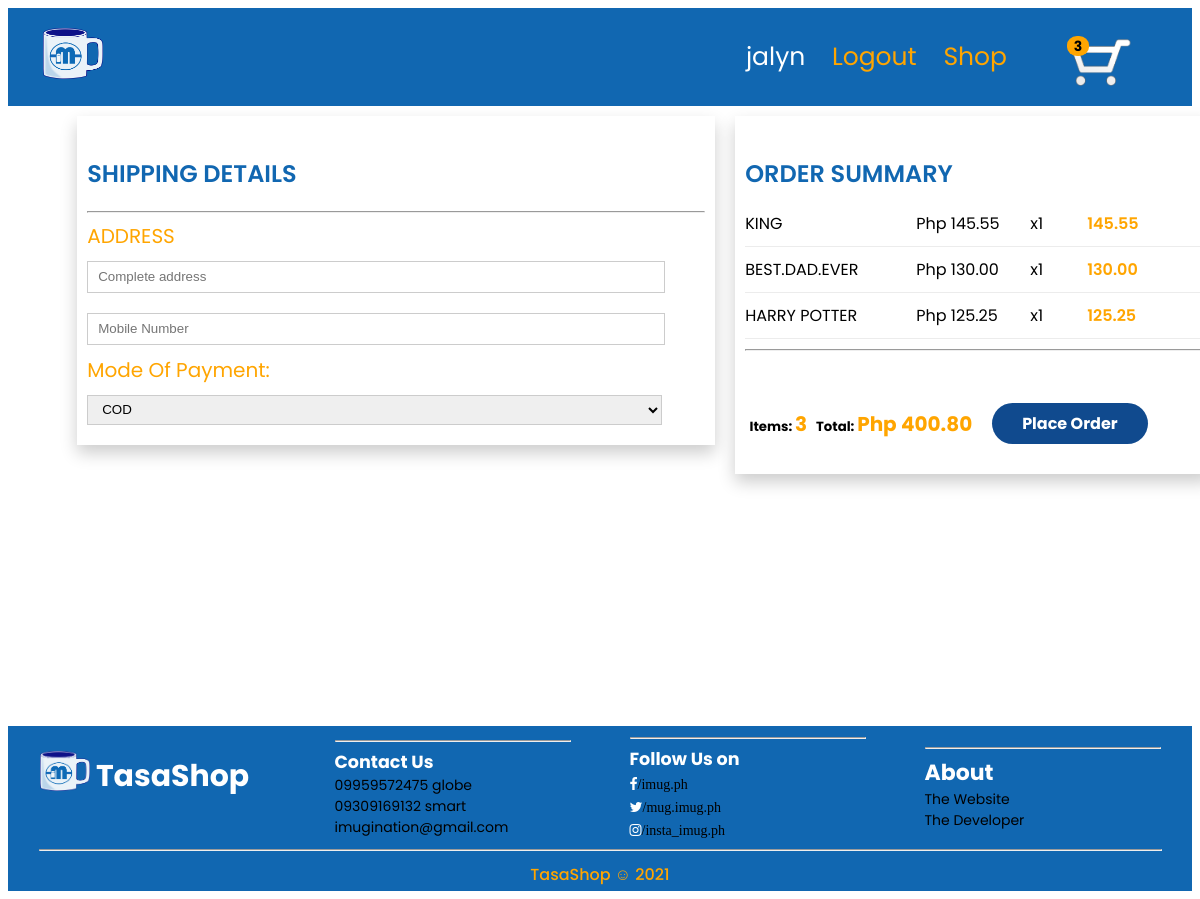
Before: /checkout/ (signed in) with the older database file.
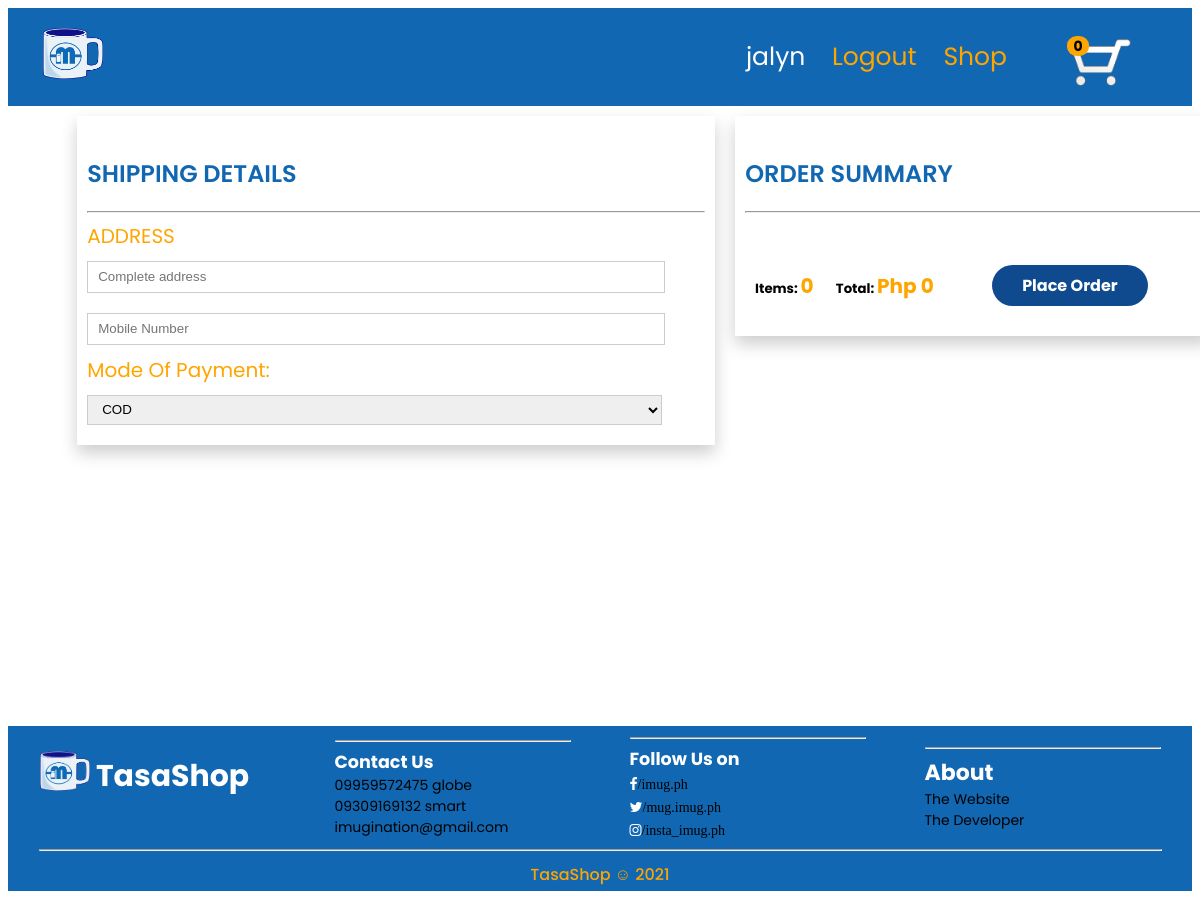
After: the same page with the newer database file.
### tasashop/models.py (models this page shows, shortened)
class OrderTrans(models.Model):
	customer = models.ForeignKey(User, on_delete=models.SET_NULL, null=True, blank=True)
	date_ordered = models.DateTimeField(auto_now_add=True)
	complete = models.BooleanField(default=False)
	transaction_id = models.CharField(max_length=100, null=True)
	@property
	def cart_total(self):
		order = self.cartitem_set.all()
		computation = sum([item.total for item in order])
		return computation
	@property
	def cart_item(self):
		order = self.cartitem_set.all()
		computation = sum([item.quan for item in order])
		return computation

class CartItem(models.Model):
	customer = models.ForeignKey(User, on_delete=models.SET_NULL, null=True, blank=True)
	product = models.ForeignKey(Product, on_delete=models.SET_NULL, null=True)
	order = models.ForeignKey(OrderTrans, on_delete=models.SET_NULL, null=True)
	quan = models.IntegerField(default=0, null=True, blank=True)
	cdesign = models.ForeignKey(Entries, on_delete=models.SET_NULL, null=True)
	date_added = models.DateTimeField(auto_now_add=True)
	@property
	def total(self):
		computation = self.product.price * self.quan
		return computation

class Product(models.Model):
	name = models.CharField(max_length=200, null=True)
	price = models.DecimalField(max_digits=5, decimal_places=2, default=0)
	PRODUCT_LABEL = (
					('c', 'customizable'),
					('d', 'designed')
					)
	category = models.CharField(choices=PRODUCT_LABEL,max_length=1, null=True)
	description = models.CharField(max_length=5000, null=True)
	image = models.ImageField(null=True, blank=True)

### tasashop/views.py (the view)
# urls.py: path('checkout/', checkout, name="checkout"),
@login_required(login_url='login_url')
def checkout(request):
	if request.user.is_authenticated:
		customer = request.user
		order, created = OrderTrans.objects.get_or_create(customer=customer, complete=False)
		cartlist = order.cartitem_set.all()
	customer = request.user
	orderItem, created = OrderTrans.objects.get_or_create(customer=customer, complete=False)
	return render(request, 'checkout.html', {'orderItem': orderItem,'cartlist':cartlist, 'order': order})

### tasashop/templates/checkout.html (shortened to what this page needs)
{% extends 'main.html' %}
{% load static %}
{% block content %}
<div class="box">
	<div class="checkoutDetails">
		<div class="shippingdetails">
			<h2 style="color: #1167b1; font-weight: 600;">SHIPPING DETAILS</h2>
			<hr>
			<form>
				<label style="color: orange; font-size: 20px">ADDRESS</label>
				<input type="text" name="Complete address" placeholder="Complete address">
				<input type="text" name="Phonenumber" placeholder="Mobile Number"><br>
				<label style="color: orange; font-size: 20px" >Mode Of Payment:</label><br>
				<select>
					<option>COD</option>
				</select>
			</form>
		</div>
		<div class="cartsummarybox">
			<h2 style="color: #1167b1; font-weight: 600;">ORDER SUMMARY</h2>
			{% for cl in cartlist %}
				<div class="cart-row">
					<div style="flex:3">{{cl.product.name}}</div>
					<div style="flex:2">Php {{cl.product.price}}</div>
					<div style="flex:1">x{{cl.quan}}</div>
					<div style="flex:2"><span style="color: orange; font-weight: 600">{{cl.total}}</span></div>
				</div>
			{% endfor %}
			<hr>
			<table class="table">
				<tr>
					<th><h5>Items: <strong style="color: orange; font-size: 20px">{{order.cart_item}}</strong></h5></th>
					<th><h5>Total: <strong style="color: orange; font-size: 20px">Php {{order.cart_total}}</strong></h5></th>
					<br>
					<th><a style="float:right; margin: 5px;" class="btn" href="{% url 'checkout' %}">Place Order</a></th>
				</tr>
			</table>
		</div>
	</div>
</div>
{% endblock %}

### tasashop/templates/main.html (shortened to what this page needs)
<!DOCTYPE html>
{% load static %}
<html>
<head>
    <link rel="stylesheet" type="text/css" href="{% static 'css/style.css' %}">
    <link rel="stylesheet" href="https://cdnjs.cloudflare.com/ajax/libs/font-awesome/4.7.0/css/font-awesome.min.css">
</head>
<body>
  <div style="position: sticky;" class="navbar">
      <div class="logo">
        <a href="{% url 'shop' %}">
          <img src="{% static 'img/logo.png' %}">
        </a>
      </div>
      <nav>
        <ul>
          {% if user.is_authenticated %}
            <li><a style="margin-left: 90px; color: white;" href="{% url 'account' %}" >{{user.username}}</a></li>
            <li><a href="{% url 'logout_url' %}">Logout</a></li>
           {% endif  %}
          <li><a href="{% url 'shop' %}">Shop</a></li>
        </ul>
      </nav>
      <div class="cartbox">
        <a href="{% url 'cart' %}">
           {% if user.is_authenticated %}
           <p id="cart-total" style="color: black;">{{orderItem.cart_item}}</p>
           {% endif %}
          <img id="cart-icon" src="{% static 'img/cart-icon.png' %}">
        </a>
      </div>
  </div>
<div>
	{% block content %}
	{% endblock content %}
</div>
<div class="footer">
  <div>
    <div class="row">
      <div class="box4">
        <h2 style="margin-top: 5px; color: white; font-size: 30px;" >
          <img style="height:40px; width:50px; margin-bottom: -5px" src="{% static 'img/logo.png' %}">
          TasaShop
        </h2>
      </div>
      <div class="box4">
        <hr>
        <h3>Contact Us</h3>
        <h4>09959572475 globe</h4>
        <h4>09309169132 smart</h4>
        <h4>imugination@gmail.com</h4>
      </div>
      <div class="box4">
        <hr>
        <h3>Follow Us on</h3>
        <h4 style="color: white;" class="fa fa-facebook"><a>/imug.ph</a></h4><br>
        <h4 style="color: white;" class="fa fa-twitter"><a>/mug.imug.ph</a></h4><br>
        <h4 style="color: white;" class="fa fa-instagram"><a>/insta_imug.ph</a></h4><br>
      </div>
      <div class="box4">
        <hr>
        <h3 style="font-size: 22px;">About</h3>
        <a href="#"><h4>The Website</h4></a>
        <a href="#"><h4>The Developer</h4></a>
      </div>
      <hr style="color: #8fd3fe; width: 95%;">
    </div>
    <div style="color: orange; font-weight:500;" class="footer row">
          TasaShop &#9786; 2021
    </div>
  </div>
</div>
</body>
</html>

Changed rows visible on the page:
removed OrderTrans: cart_item "3", cart_total "400.80"
removed CartItem: product.name "KING", product.price "145.55", quan "1", total "145.55"
removed CartItem: product.name "BEST.DAD.EVER", product.price "130.00", quan "1", total "130.00"
removed CartItem: product.name "HARRY POTTER", product.price "125.25", quan "1", total "125.25"
added OrderTrans: cart_item "0", cart_total "0"
